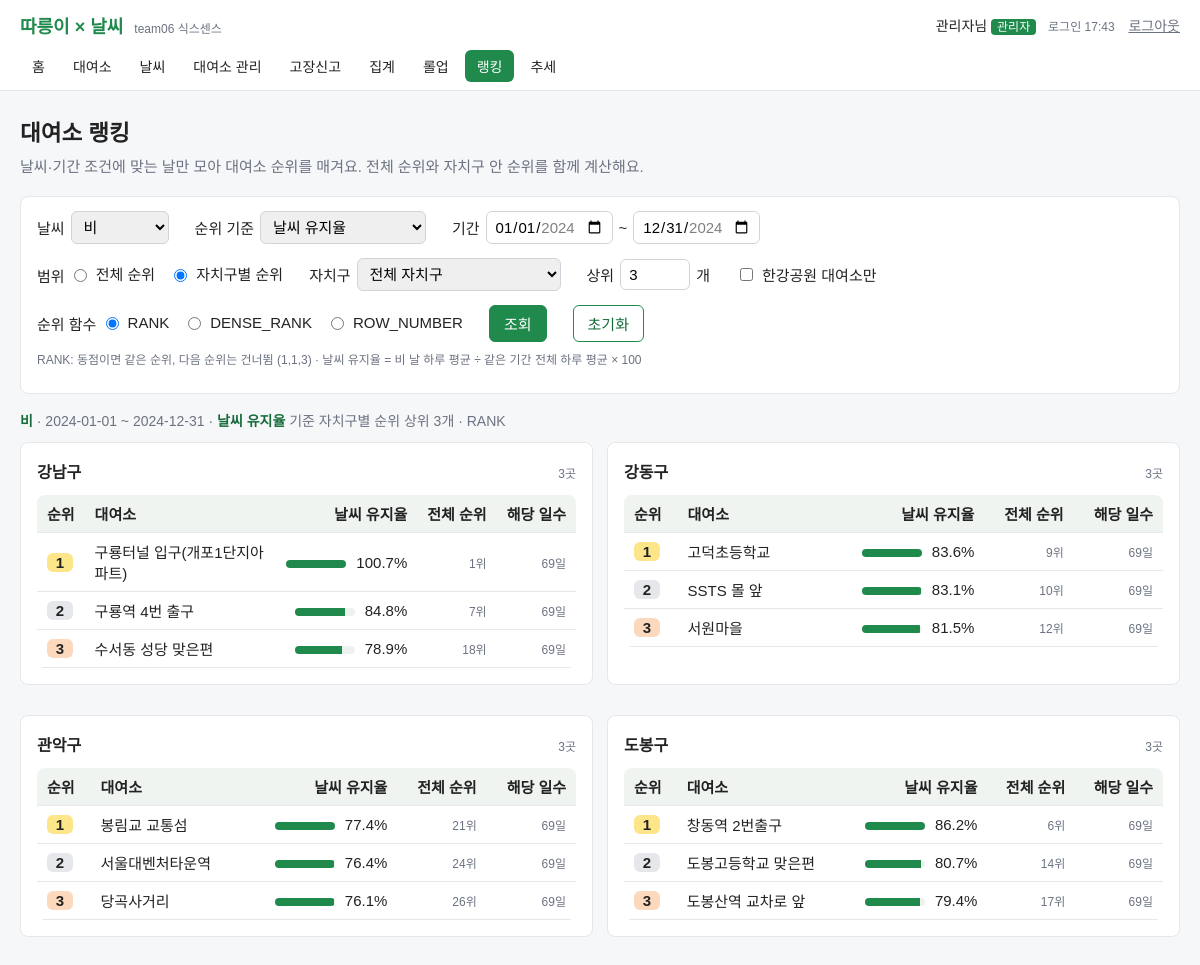
Before: /ranking.php (signed in, upper part) with the older database file.
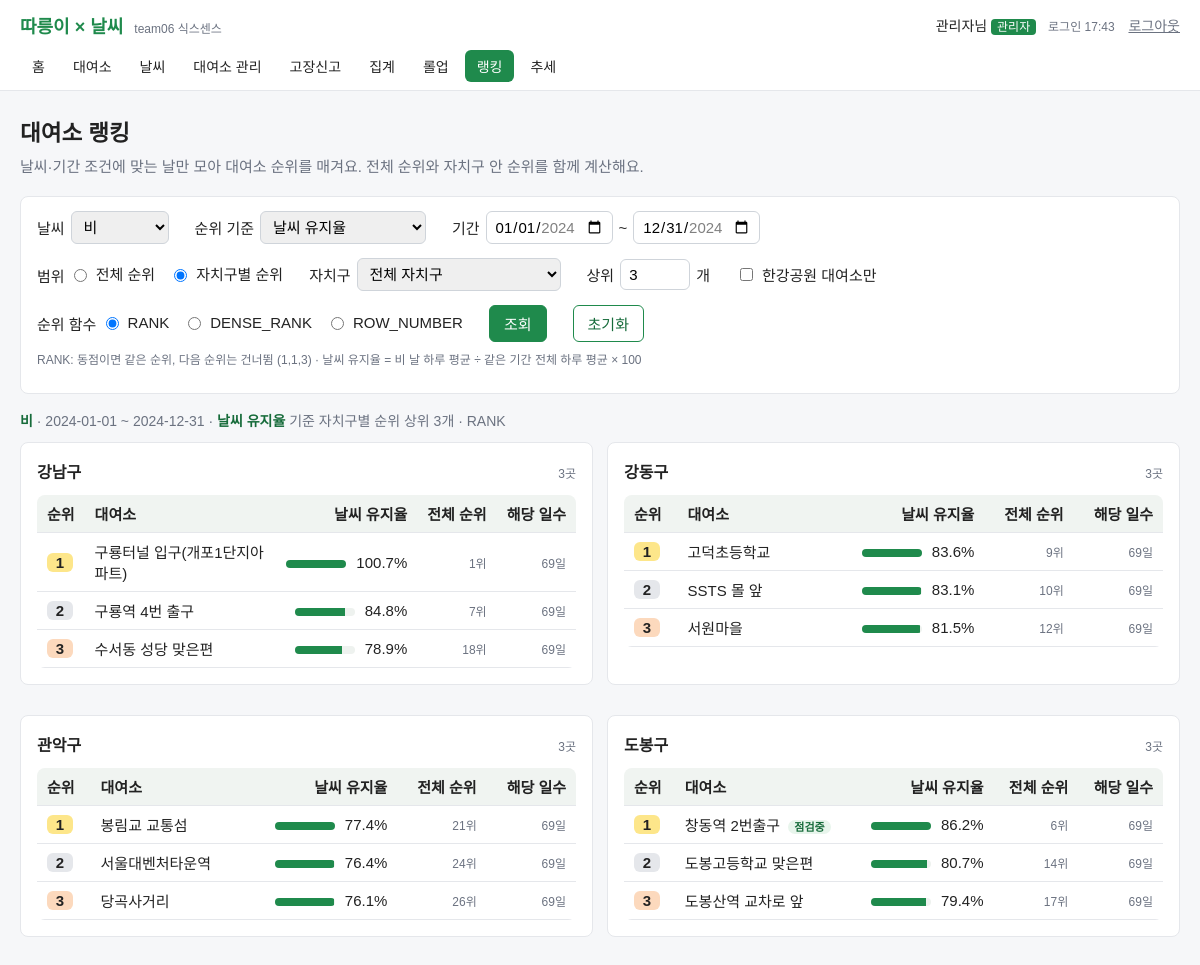
After: the same page with the newer database file.
### tables this page shows
CREATE TABLE `station` (
  `station_id` int(11) NOT NULL COMMENT '대여소번호 (이용정보와 조인 키)',
  `station_code` varchar(10) DEFAULT NULL COMMENT '대여소ID (ST-xxxx, 선택)',
  `station_name` varchar(100) NOT NULL COMMENT '대여소명',
  `district_id` int(11) NOT NULL COMMENT '자치구 코드 (FK)',
  `address` varchar(200) DEFAULT NULL COMMENT '주소',
  `latitude` decimal(10,7) DEFAULT NULL COMMENT '위도',
  `longitude` decimal(10,7) DEFAULT NULL COMMENT '경도',
  `rack_count` smallint(5) unsigned NOT NULL DEFAULT 0 COMMENT '거치대 수 (LCD+QR)',
  `installed_date` date DEFAULT NULL COMMENT '설치일',
  `hangang_park` enum('광나루','잠실','뚝섬','잠원','반포','이촌','망원','여의도','난지','강서','양화') DEFAULT NULL COMMENT '한강공원 이름 (공원 밖이면 NULL)',
  `status` enum('정상','점검중') NOT NULL DEFAULT '정상' COMMENT '운영 상태: 정상/점검중',
  PRIMARY KEY (`station_id`),
  UNIQUE KEY `uq_station_code` (`station_code`),
  KEY `idx_station_district_status` (`district_id`,`status`),
  KEY `idx_station_hangang` (`hangang_park`),
  CONSTRAINT `fk_station_district` FOREIGN KEY (`district_id`) REFERENCES `district` (`district_id`) ON UPDATE CASCADE
);

### ranking.php (the view, shortened to what the changed rows need)
<?php
require_once __DIR__ . '/header.php';
function rk_h($s) {
    return htmlspecialchars((string)$s, ENT_QUOTES, 'UTF-8');
}
function rk_valid_date($value, $min, $max) {
    if (!is_string($value) || !preg_match('/\A[0-9]{4}-[0-9]{2}-[0-9]{2}\z/', $value)) {
        return false;
    }
    $d = DateTime::createFromFormat('!Y-m-d', $value);
    return $d && $d->format('Y-m-d') === $value && $value >= $min && $value <= $max;
}
$WEATHERS = ['all' => '전체 날씨', '맑음' => '맑음', '흐림' => '흐림', '비' => '비', '눈' => '눈'];
$METRICS = [
    'avg_rent'  => ['label' => '하루 평균 이용건수',  'unit' => '건',  'dec' => 1],
    'total_rent'=> ['label' => '총 이용건수',          'unit' => '건',  'dec' => 0],
    'avg_min'   => ['label' => '1건당 평균 이용시간',  'unit' => '분',  'dec' => 1],
    'avg_km'    => ['label' => '1건당 평균 이동거리',  'unit' => 'km', 'dec' => 2],
    'retention' => ['label' => '날씨 유지율',          'unit' => '%',   'dec' => 1],
];
$RANK_FUNCS = [
    'rank'       => ['sql' => 'RANK()',       'label' => 'RANK',       'help' => '동점이면 같은 순위, 다음 순위는 건너뜀 (1,1,3)'],
    'dense_rank' => ['sql' => 'DENSE_RANK()', 'label' => 'DENSE_RANK', 'help' => '동점이면 같은 순위, 다음 순위는 이어짐 (1,1,2)'],
    'row_number' => ['sql' => 'ROW_NUMBER()', 'label' => 'ROW_NUMBER', 'help' => '동점이어도 1,2,3 순서대로'],
];
$SCOPES = ['all' => '전체 순위', 'district' => '자치구별 순위'];
$range = $conn->query("SELECT MIN(rent_date) AS min_d, MAX(rent_date) AS max_d FROM rental_daily")->fetch_assoc();
$data_min = $range['min_d'] ?: date('Y-m-d');
$data_max = $range['max_d'] ?: $data_min;
$districts = $conn->query(
    "SELECT d.district_id, d.district_name, d.life_zone, d.district_type
       FROM district d
      WHERE EXISTS (SELECT 1 FROM station s WHERE s.district_id = d.district_id)
      ORDER BY FIELD(d.life_zone, '도심권','동북권','서북권','서남권','동남권'), d.district_name"
)->fetch_all(MYSQLI_ASSOC);
$district_ids = array_map('intval', array_column($districts, 'district_id'));
$weather    = is_string($_GET['weather'] ?? null) && isset($WEATHERS[$_GET['weather']]) ? $_GET['weather'] : '비';
$metric_key = is_string($_GET['metric'] ?? null) && isset($METRICS[$_GET['metric']]) ? $_GET['metric'] : 'retention';
$func_key   = is_string($_GET['func'] ?? null) && isset($RANK_FUNCS[$_GET['func']]) ? $_GET['func'] : 'rank';
$scope      = is_string($_GET['scope'] ?? null) && isset($SCOPES[$_GET['scope']]) ? $_GET['scope'] : 'district';
$district   = filter_var($_GET['district'] ?? 0, FILTER_VALIDATE_INT);
if (!in_array($district, $district_ids, true)) {
    $district = 0;
}
$top_n = filter_var($_GET['top_n'] ?? 3, FILTER_VALIDATE_INT, ['options' => ['min_range' => 1, 'max_range' => 45]]);
$hangang_only = ($_GET['hangang'] ?? null) === '1';
$date_from = rk_valid_date($_GET['date_from'] ?? '', $data_min, $data_max) ? $_GET['date_from'] : $data_min;
$date_to   = rk_valid_date($_GET['date_to'] ?? '', $data_min, $data_max) ? $_GET['date_to'] : $data_max;
$METRIC_SQL = [
    'avg_rent'   => 'p.avg_rent',
    'total_rent' => 'p.total_rent',
    'avg_min'    => 'p.avg_min',
    'avg_km'     => 'p.avg_km',
    'retention'  => 'p.avg_rent / NULLIF(b.base_avg, 0) * 100',
];
$metric_sql = $METRIC_SQL[$metric_key];
$rank_fn    = $RANK_FUNCS[$func_key]['sql'];
$rank_col   = $scope === 'district' ? 'district_rank' : 'overall_rank';
$where  = 'r.rent_date BETWEEN ? AND ?';
$types  = 'ss';
$params = [$date_from, $date_to];
$weather_join = '';
if ($weather !== 'all') {
    $weather_join = 'JOIN weather w ON w.weather_date = r.rent_date';
    $where   .= ' AND w.weather_type = ?';
    $types   .= 's';
    $params[] = $weather;
}
$station_filter = $hangang_only ? ' AND s.hangang_park IS NOT NULL' : '';
$outer_filter = $district > 0 ? ' AND district_id = ?' : '';
$sql = "
WITH picked AS (
    SELECT r.station_id,
           COUNT(*)                                            AS days,
           AVG(r.rent_count)                                   AS avg_rent,
           SUM(r.rent_count)                                   AS total_rent,
           SUM(r.total_minutes) / NULLIF(SUM(r.rent_count), 0)          AS avg_min,
           SUM(r.total_distance_m) / NULLIF(SUM(r.rent_count), 0) / 1000 AS avg_km
      FROM rental_daily r
      {$weather_join}
     WHERE {$where}
     GROUP BY r.station_id
),
baseline AS (
    SELECT r.station_id, AVG(r.rent_count) AS base_avg
      FROM rental_daily r
     WHERE r.rent_date BETWEEN ? AND ?
     GROUP BY r.station_id
),
ranked AS (
    SELECT s.station_id, s.station_name, s.hangang_park, s.status,
           s.district_id, d.district_name, d.district_type,
           p.days, p.avg_rent, p.total_rent, p.avg_min, p.avg_km,
           b.base_avg,
           {$metric_sql} AS metric_value,
           {$rank_fn} OVER (ORDER BY {$metric_sql} DESC)                          AS overall_rank,
           {$rank_fn} OVER (PARTITION BY s.district_id ORDER BY {$metric_sql} DESC) AS district_rank
      FROM picked p
      JOIN baseline b ON b.station_id = p.station_id
      JOIN station  s ON s.station_id = p.station_id
      JOIN district d ON d.district_id = s.district_id
     WHERE 1 = 1 {$station_filter}
)
SELECT *
  FROM ranked
 WHERE {$rank_col} <= ?{$outer_filter}
 ORDER BY " . ($scope === 'district' ? 'district_name, district_rank, station_name' : 'overall_rank, station_name');
$rows = [];
try {
    $stmt = $conn->prepare($sql);
    $all_types  = $types . 'ss' . 'i' . ($district > 0 ? 'i' : '');
    $all_params = array_merge($params, [$date_from, $date_to], [$top_n], $district > 0 ? [$district] : []);
    $stmt->bind_param($all_types, ...$all_params);
    $stmt->execute();
    $rows = $stmt->get_result()->fetch_all(MYSQLI_ASSOC);
} catch (mysqli_sql_exception $e) {
    $error = '순위를 계산하지 못했어요: ' . $e->getMessage();
}
$groups = [];
foreach ($rows as $row) {
    $key = $scope === 'district' ? $row['district_name'] : '전체';
    $groups[$key][] = $row;
}
$metric = $METRICS[$metric_key];
$fmt = function ($n, $dec = 0) { return $n === null ? '-' : number_format((float)$n, $dec); };
?>
<main class="container rk-page">
  <h2>대여소 랭킹</h2>
  <div class="rk-groups <?= $scope === 'all' ? 'rk-single' : '' ?>">
    <?php foreach ($groups as $group_name => $items):
        $max_val = max(array_map(function ($r) { return (float)$r['metric_value']; }, $items)) ?: 1; ?>
      <section class="panel rk-group">
        <h3><?= rk_h($group_name) ?> <small><?= count($items) ?>곳</small></h3>
        <div class="rk-table-wrap">
          <table class="result">
            <thead>
              <tr>
                <th>순위</th><th>대여소</th>
                <th class="num"><?= rk_h($metric['label']) ?></th>
                <th class="num"><?= $scope === 'district' ? '전체 순위' : '구 안 순위' ?></th>
                <th class="num">해당 일수</th>
              </tr>
            </thead>
            <tbody>
              <?php foreach ($items as $r):
                  $rank = (int)$r[$rank_col];
                  $medal = $rank <= 3 ? ' rk-m' . $rank : ''; ?>
                <tr>
                  <td><span class="rk-medal<?= $medal ?>"><?= $rank ?></span></td>
                  <td><?= rk_h($r['station_name']) ?>
                    <?php if ($r['status'] === '점검중'): ?><span class="rk-tag st-warn">점검중</span><?php endif; ?>
                  </td>
                  <td class="num">
                    <span class="rk-bar-track"><span class="rk-bar-fill" style="width: <?= round((float)$r['metric_value'] / $max_val * 100, 1) ?>%"></span></span>
                    <?= $fmt($r['metric_value'], $metric['dec']) ?><?= rk_h($metric['unit']) ?>
                  </td>
                  <td class="num rk-sub"><?= (int)($scope === 'district' ? $r['overall_rank'] : $r['district_rank']) ?>위</td>
                  <td class="num rk-sub"><?= (int)$r['days'] ?>일</td>
                </tr>
              <?php endforeach; ?>
            </tbody>
          </table>
        </div>
      </section>
    <?php endforeach; ?>
  </div>
</main>
<?php require_once __DIR__ . '/footer.php'; ?>

Changed rows visible on the page:
changed station "창동역 2번출구": status "정상" → "점검중" (drawn)
Other visible differences:
new list line: "점검중"
